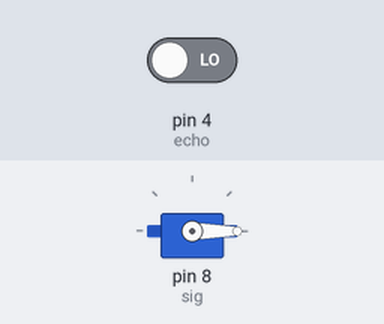
A sketch run on a simulated Arduino Uno, built with avr-gcc and run on an emulated ATmega328P. Parts: servo. The inputs (shaded band) are chosen by the test bench; at power-on: pin 4 (echo) LOW. What the sketch prints to the serial monitor is not drawn.

Above: at 0.05 s.
Timing chart, 0 to 4.3 s (numbered marks = the images above):
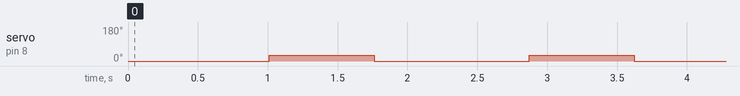

Measured:
- by itself, servo on pin 8 (sig): alternates 30° for 0.75 s and 0° for 1.1 s

The sketch:

Knock_ball.ino
```cpp
/*Perform the following actions:

1. Trigger pin to digital pin 3
2. Echo pin to digital pin 4
3. Servo signal pin (yellow) to digial pin 8
*/


#include <Servo.h>
int trig=3;
int echo=4;
int sig=8;
int i;
float t,d,dist;
Servo s;

float distance()
{
  digitalWrite(trig, HIGH);
  delay(10);
  digitalWrite(trig, LOW);
  t=pulseIn(echo, HIGH);
  return(d=t*0.0343/2);
}

void knock()
{
  s.write(30);
  delay(750);
  s.write(0);
}

void setup()
{
  pinMode(trig, OUTPUT);
  pinMode(echo, INPUT);
  pinMode(sig, OUTPUT);
  s.attach(sig);
  Serial.begin(9600);
  i=0;
  s.write(0);
}

void loop()
{
  //s.write(0+(90*(i%2)));
  s.write(0);
  dist=distance();
  Serial.print(dist);
  Serial.println("cm.");
  if(dist<=15)
  {
    knock();
    Serial.println("Knocked");
  }
  delay(100);
  //i++
}
```
